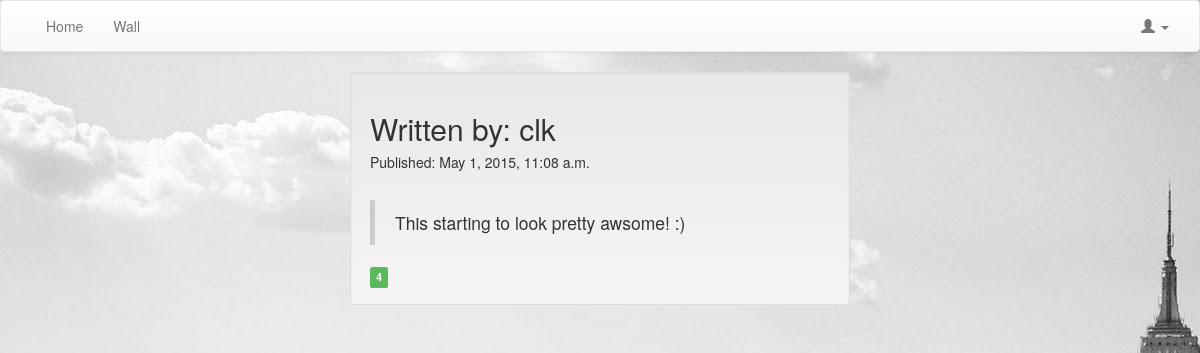
The page /kvittr_messages/24/ on the database its author committed.
### kvittr_messages/models.py (models this page shows, shortened)
class Message(models.Model):
	message = models.TextField()
	created_by = models.ForeignKey(User, related_name="created_message")
	created_datetime = models.DateTimeField()
	likes = models.PositiveIntegerField(default=0)
	class Meta:
		ordering = ['-id']

### kvittr_messages/views.py (the view)
# urls.py: url(r'^(\d+)/$', views.message_details, name='message_details'),
def message_details(request, message_id):
	message = Message.objects.get(pk=message_id)
	messages = Message.objects.all()
	context = {'message': message}
	return render(request, 'kvittr_messages/message_details.html', context)

### kvittr_messages/templates/kvittr_messages/message_details.html (shortened to what this page needs)
{% extends 'theme/base.html' %}
{% load staticfiles %}
{% block extra_head %}
        <link rel="stylesheet" href="{% static "kvittr_messages/css/style.css" %}">
{% endblock extra_head %}
{% block pagecontent %}
	<div class="well well_center">
		<h2>Written by: {{ message.created_by }} </h2>
		<h5>Published: {{ message.created_datetime }} </h5>
                <br>
        <blockquote>{{ message.message }}</blockquote>
                <span class="label label-success label-as-badge" id="id-likes-for-message-{{ message.id }}">{{ message.likes }}</span>
	</div>
{% endblock %}

### kvittr_messages/static/kvittr_messages/css/style.css (style rules this page uses)
body { background-image: url("/static/kvittr_messages/images/background.jpg"); background-repeat:no-repeat; }
.well_center { width: 500px; margin-left: auto; margin-right: auto; }

### rows shown on the page
Message: created_by "clk", created_datetime "May 1, 2015, 11:08 a.m.", message "This starting to look pretty awsome! :)", likes "4"
